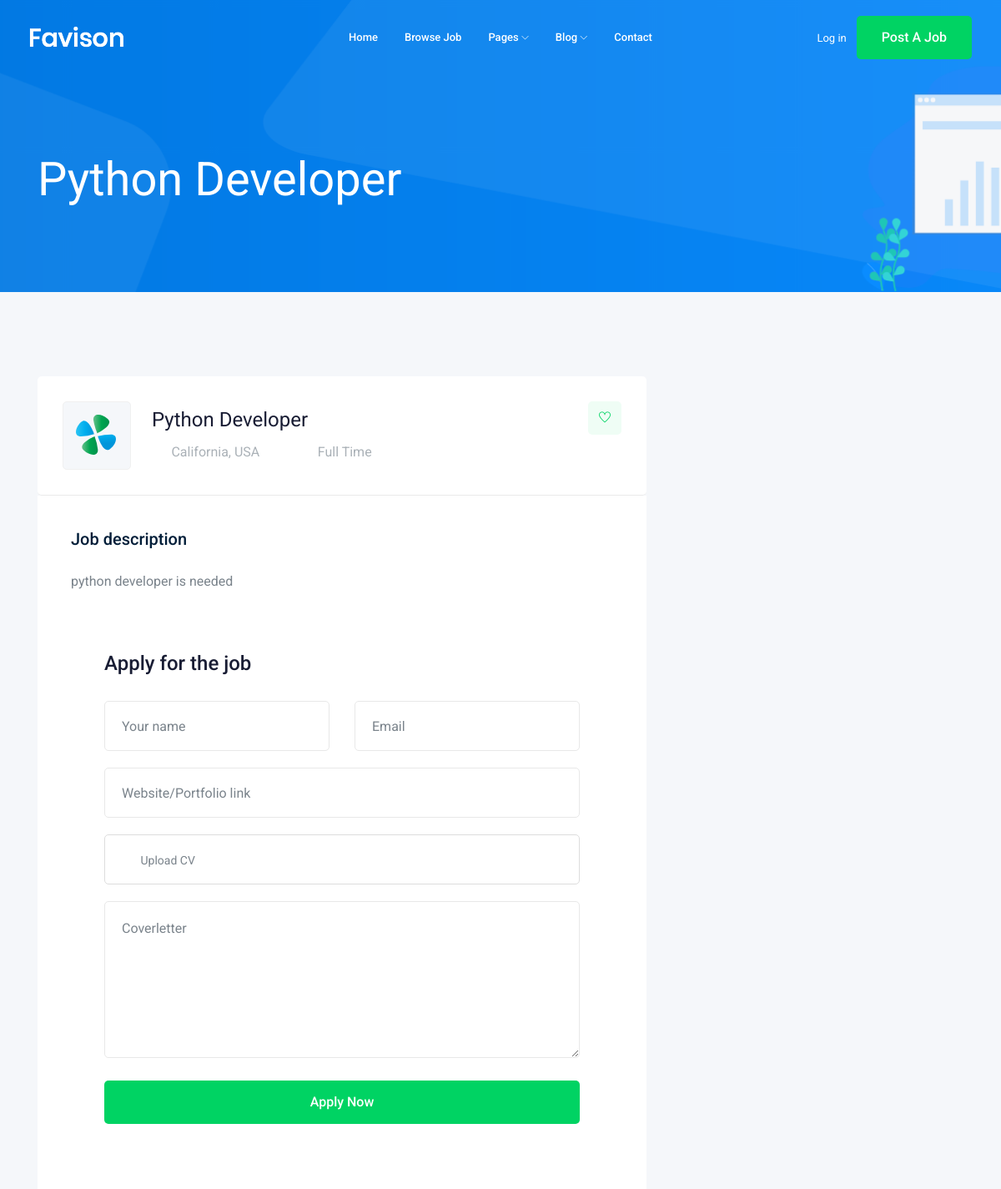
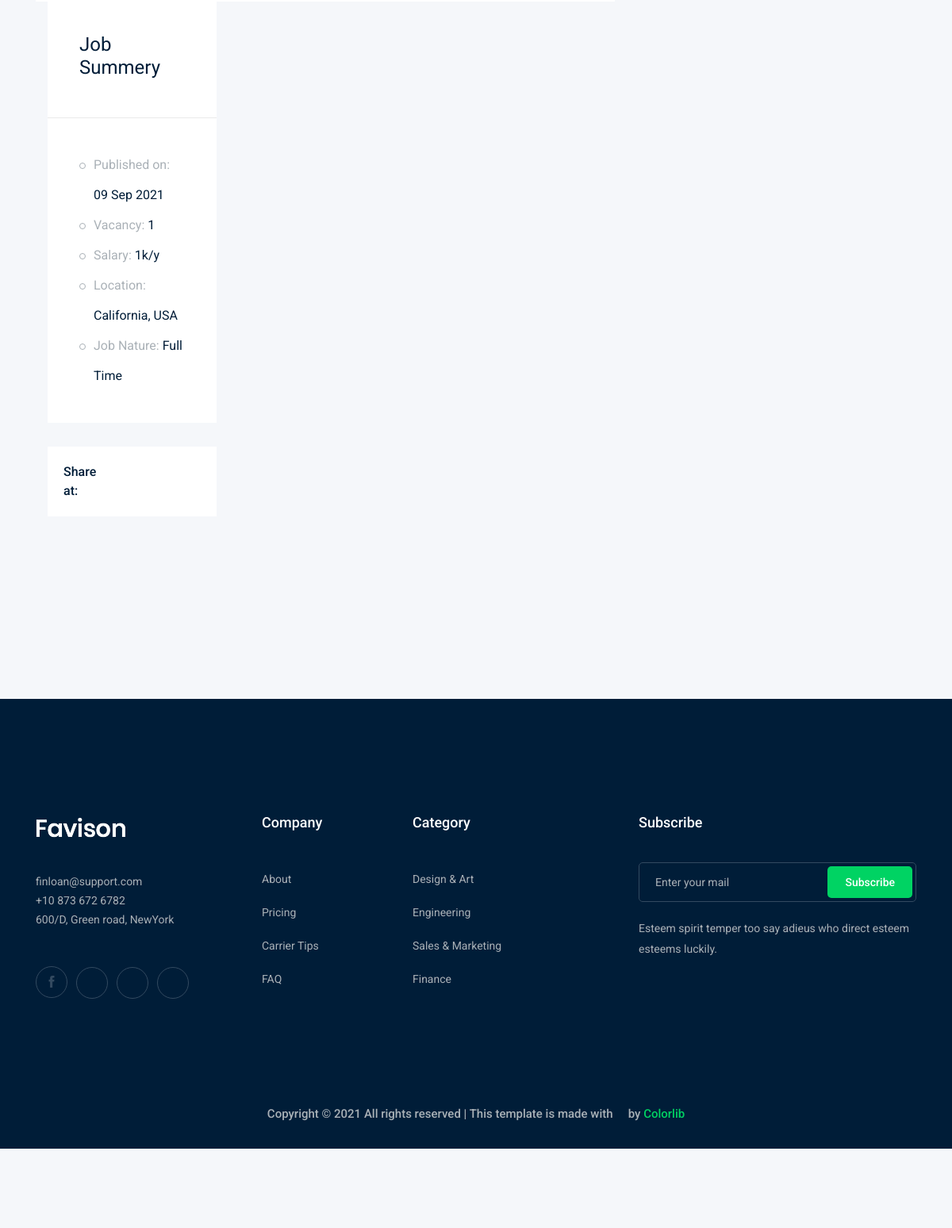
Page /jobs/5 on the committed database (2 pictures, top to bottom).
### job/models.py (models this page shows)
class Job(models.Model): #table
    title = models.CharField(max_length=100) #column
    job_type = models.CharField(max_length=15 ,choices=JOB_TYPE)
    description = models.TextField(max_length=1000)
    published_at = models.DateTimeField(auto_now=True) #auto_now time of add \ auto_now_add time of last edit
    Vacancy = models.IntegerField(default=1)
    salary = models.IntegerField(default=0)
    experience = models.IntegerField(default=1)
    category = models.ForeignKey('Category',on_delete=models.CASCADE) # 1 to many
    image = models.ImageField(upload_to=image_uplaod)
    def __str__(self):
        return self.title # to return title instead than object

### job/views.py (the view)
# urls.py: path('<int:id>', views.job_detail,name='job_detail'),
def job_detail(request , id):
    job_detail = Job.objects.get(id=id)
    context = {'job' :job_detail}
    return render(request,'job/job_detail.html',context)

### job/templates/job/job_detail.html (shortened to what this page needs)
{% extends 'base.html'%} {% block body %}
<div class="bradcam_area bradcam_bg_1">
    <div class="container">
        <div class="row">
            <div class="col-xl-12">
                <div class="bradcam_text">
                    <h3>{{job}}</h3>
                </div>
            </div>
        </div>
    </div>
</div>
<div class="job_details_area">
    <div class="container">
        <div class="row">
            <div class="col-lg-8">
                <div class="job_details_header">
                    <div class="single_jobs white-bg d-flex justify-content-between">
                        <div class="jobs_left d-flex align-items-center">
                            <div class="thumb">
                                <img src="img/svg_icon/1.svg" alt="">
                            </div>
                            <div class="jobs_conetent">
                                <a href="#">
                                    <h4>{{job}}</h4>
                                </a>
                                <div class="links_locat d-flex align-items-center">
                                    <div class="location">
                                        <p> <i class="fa fa-map-marker"></i> California, USA</p>
                                    </div>
                                    <div class="location">
                                        <p> <i class="fa fa-clock-o"></i>{{job.job_type}}</p>
                                    </div>
                                </div>
                            </div>
                        </div>
                        <div class="jobs_right">
                            <div class="apply_now">
                                <a class="heart_mark" href="#"> <i class="ti-heart"></i> </a>
                            </div>
                        </div>
                    </div>
                </div>
                <div class="descript_wrap white-bg">
                    <div class="single_wrap">
                        <h4>Job description</h4>
                        <p>{{job.description}}</p>
                    </div>
                    <div class="apply_job_form white-bg">
                        <h4>Apply for the job</h4>
                        <form action="#">
                            <div class="row">
                                <div class="col-md-6">
                                    <div class="input_field">
                                        <input type="text" placeholder="Your name">
                                    </div>
                                </div>
                                <div class="col-md-6">
                                    <div class="input_field">
                                        <input type="text" placeholder="Email">
                                    </div>
                                </div>
                                <div class="col-md-12">
                                    <div class="input_field">
                                        <input type="text" placeholder="Website/Portfolio link">
                                    </div>
                                </div>
                                <div class="col-md-12">
                                    <div class="input-group">
                                        <div class="input-group-prepend">
                                            <button type="button" id="inputGroupFileAddon03"><i class="fa fa-cloud-upload" aria-hidden="true"></i>
                                          </button>
                                        </div>
                                        <div class="custom-file">
                                            <label class="custom-file-label" for="inputGroupFile03">Upload CV</label>
                                        </div>
                                    </div>
                                </div>
                                <div class="col-md-12">
                                    <div class="input_field">
                                        <textarea name="#" id="" cols="30" rows="10" placeholder="Coverletter"></textarea>
                                    </div>
                                </div>
                                <div class="col-md-12">
                                    <div class="submit_btn">
                                        <button class="boxed-btn3 w-100" type="submit">Apply Now</button>
                                    </div>
                                </div>
                            </div>
                        </form>
                    </div>
                </div>
                <div class="col-lg-4">
                    <div class="job_sumary">
                        <div class="summery_header">
                            <h3>Job Summery</h3>
                        </div>
                        <div class="job_content">
                            <ul>
                                <li>Published on: <span>{{job.published_at|date:"d M Y"}}</span></li>
                                <li>Vacancy: <span>{{job.Vacancy}}</span></li>
                                <li>Salary: <span>{{job.salary}}k/y</span></li>
                                <li>Location: <span>California, USA</span></li>
                                <li>Job Nature: <span>{{job.job_type}}</span></li>
                            </ul>
                        </div>
                    </div>
                    <div class="share_wrap d-flex">
                        <span>Share at:</span>
                        <ul>
                            <li>
                                <a href="#"> <i class="fa fa-facebook"></i></a>
                            </li>
                            <li>
                                <a href="#"> <i class="fa fa-google-plus"></i></a>
                            </li>
                            <li>
                                <a href="#"> <i class="fa fa-twitter"></i></a>
                            </li>
                            <li>
                                <a href="#"> <i class="fa fa-envelope"></i></a>
                            </li>
                        </ul>
                    </div>
                    <div class="job_location_wrap">
                        <div class="job_lok_inner">
                            <div id="map" style="height: 200px;"></div>
                        </div>
                    </div>
                </div>
            </div>
        </div>
    </div> {% endblock body %}

### rows in the picture
Job: title "Python Developer", job_type "Full Time", description "python developer is needed", published_at "09 Sep 2021", Vacancy "1", salary "1"
